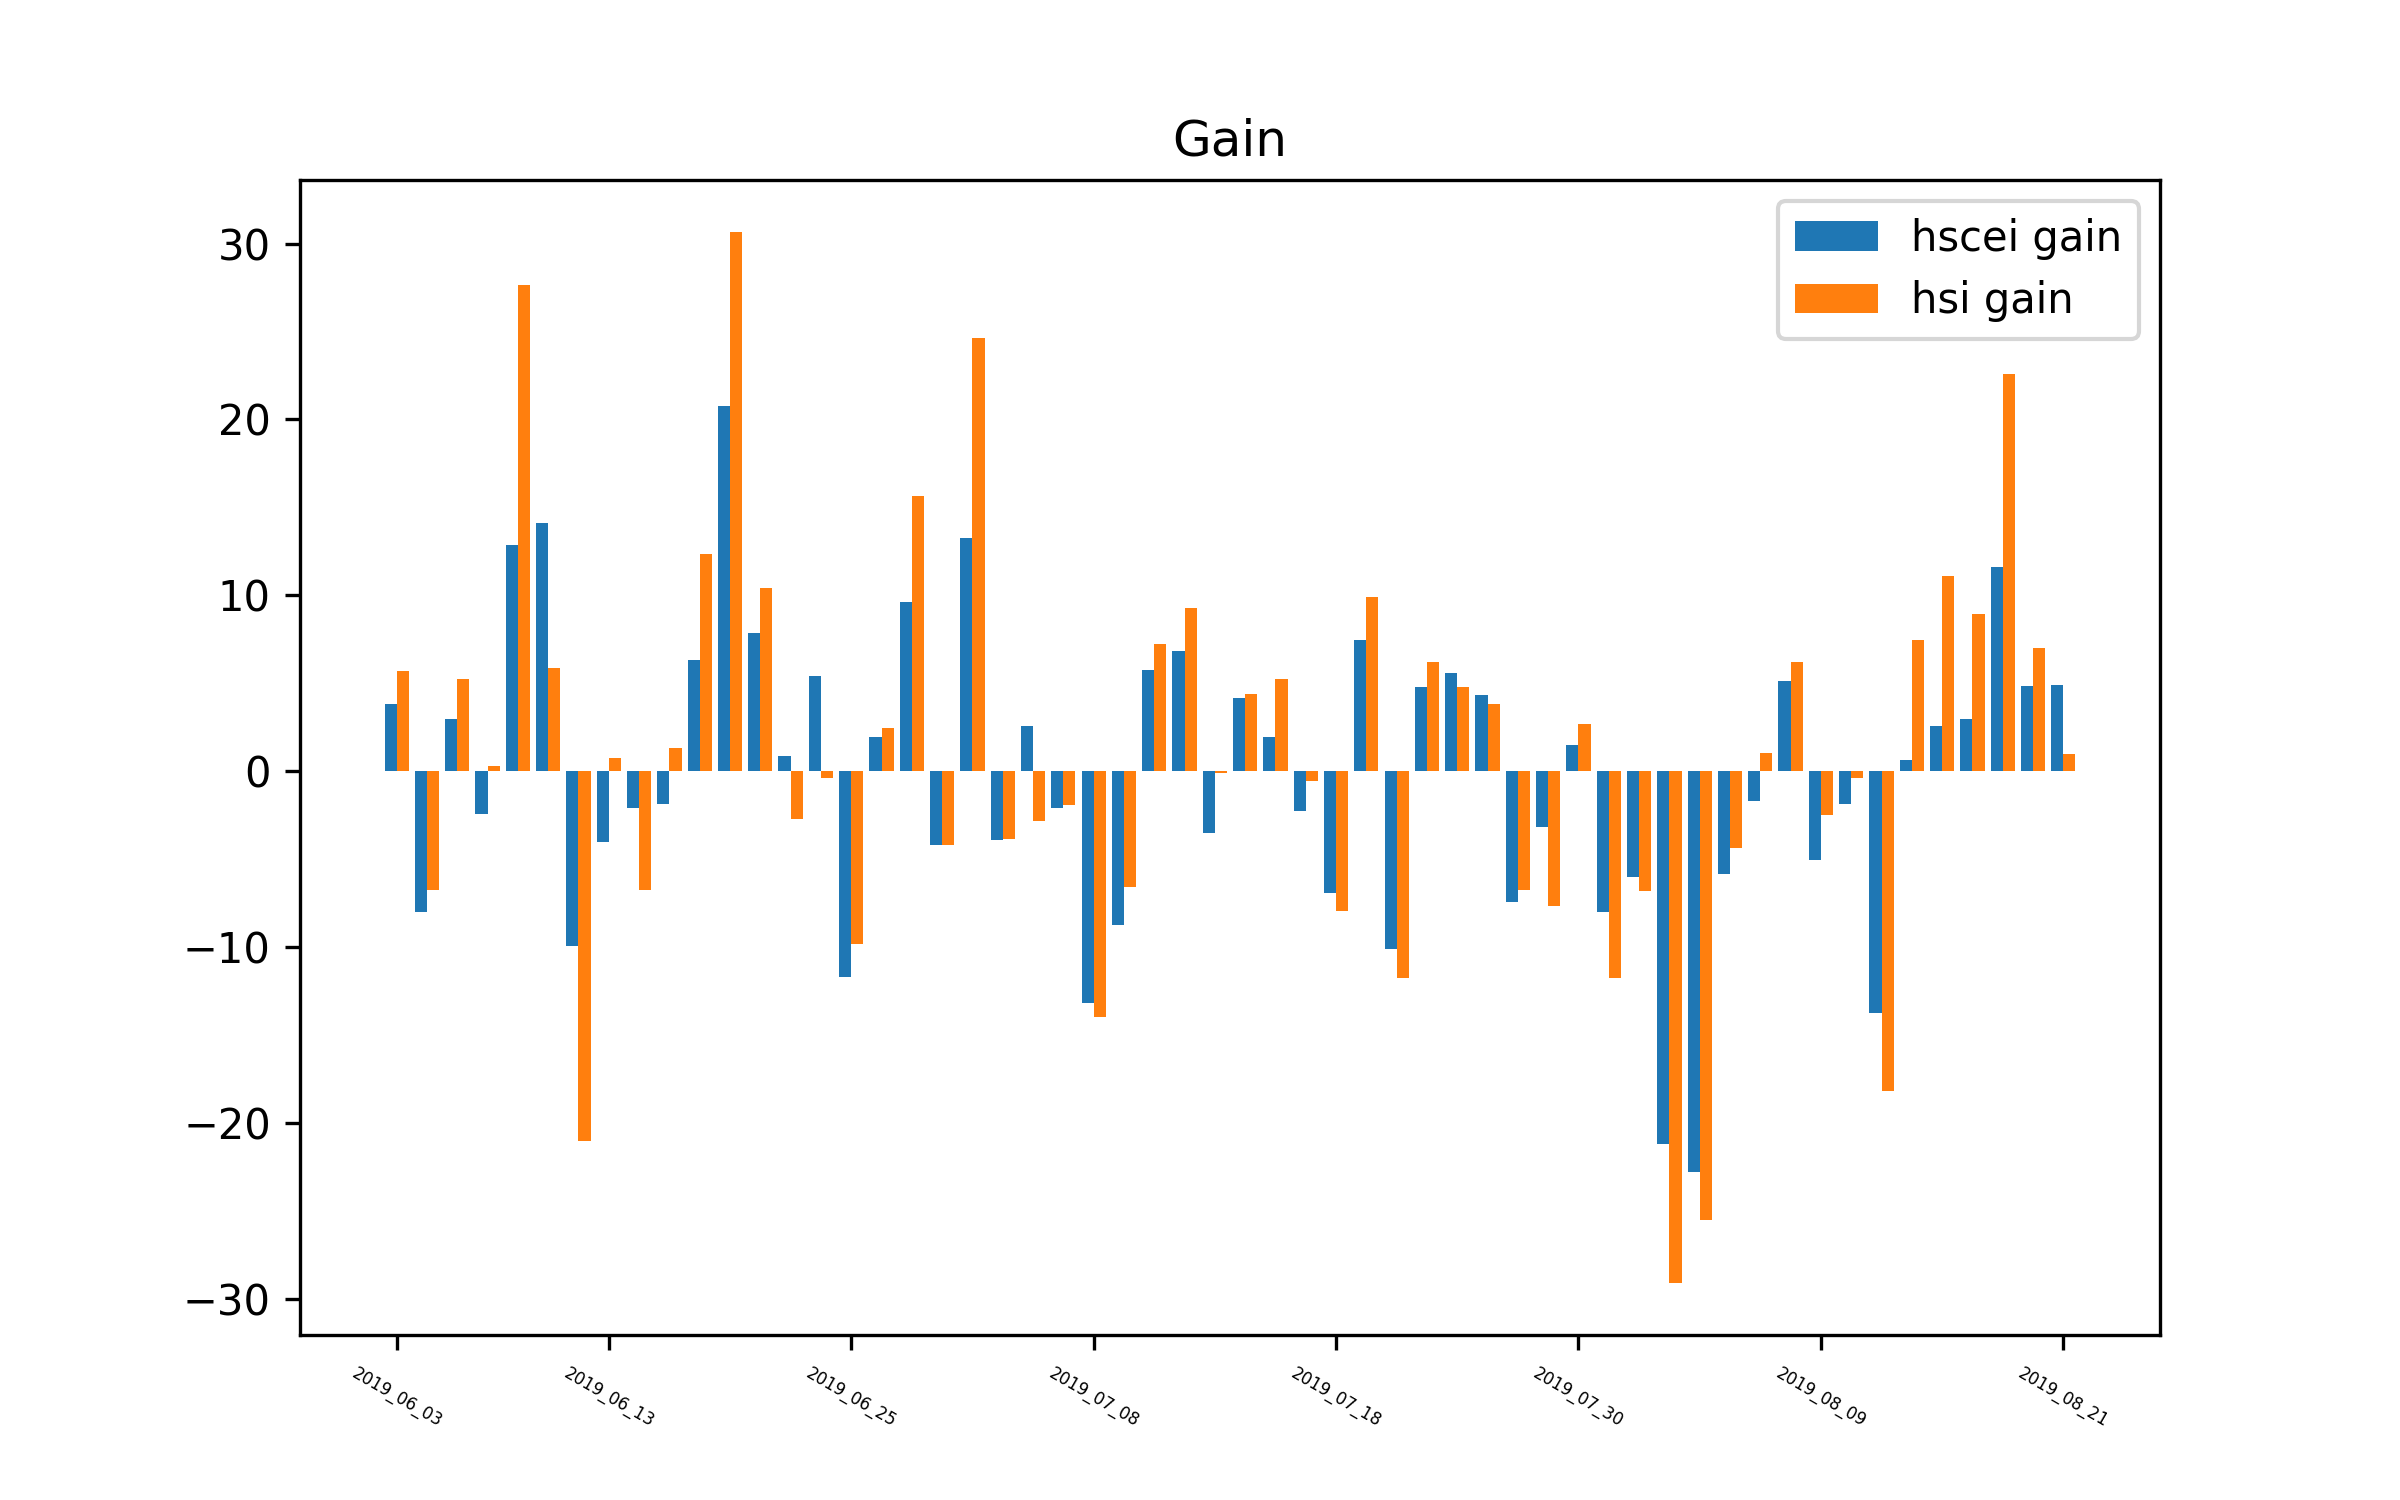

This chart was generated by the following Python code:
import pandas as pd
import csv
import numpy as np
import matplotlib.pyplot as plt
import os

df = pd.read_csv('result.csv',sep=',')
df=df.drop(columns=['Unnamed: 0'])
fig=plt.figure(figsize=(8,5),dpi=300)

hscei_g=df['hscei_g']
hsi_g=df['hsi_g']
ax1=fig.add_subplot(111)

x=np.arange(df.shape[0])
total_width,n=0.8,2
width = total_width/n
x = x -(total_width-width)/2
plt.bar(x,hscei_g,width=width,label='hscei gain')
plt.bar(x+width,hsi_g,width=width,label='hsi gain')
plt.legend()

locs=np.linspace(0,55,8).astype(int)
label=[]
for i in locs:
    label.append(df['date'][i])
plt.xticks(locs,label,size=4,rotation=-30,)

#plt.xticks(locs,label,size=4,rotation=-30,)
plt.title('Gain',loc='center')
plt.savefig('chart_bar.png')
plt.show()